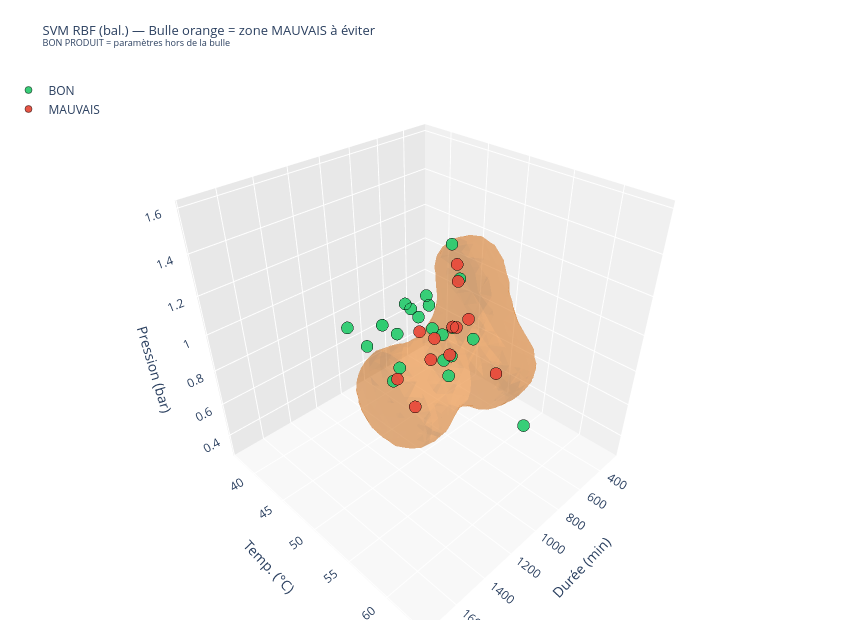
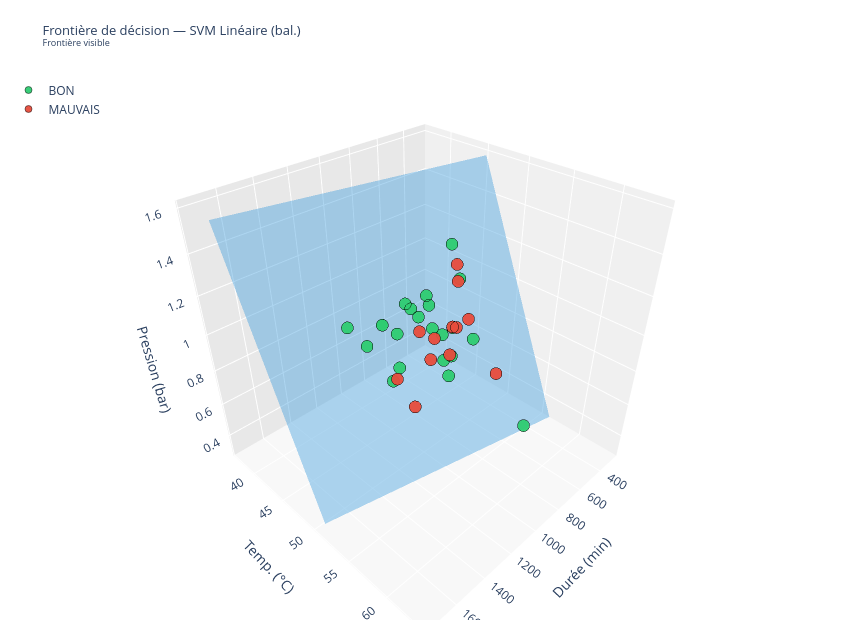
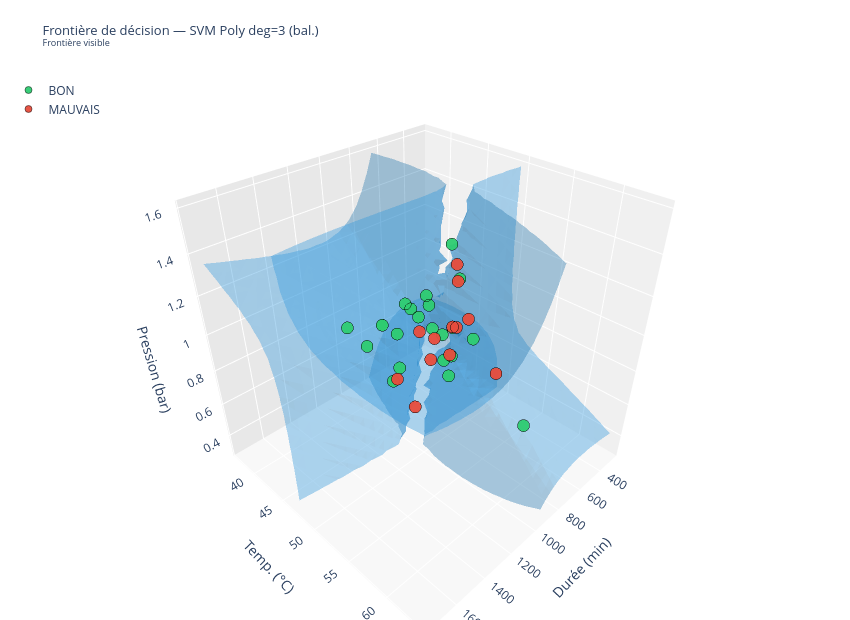
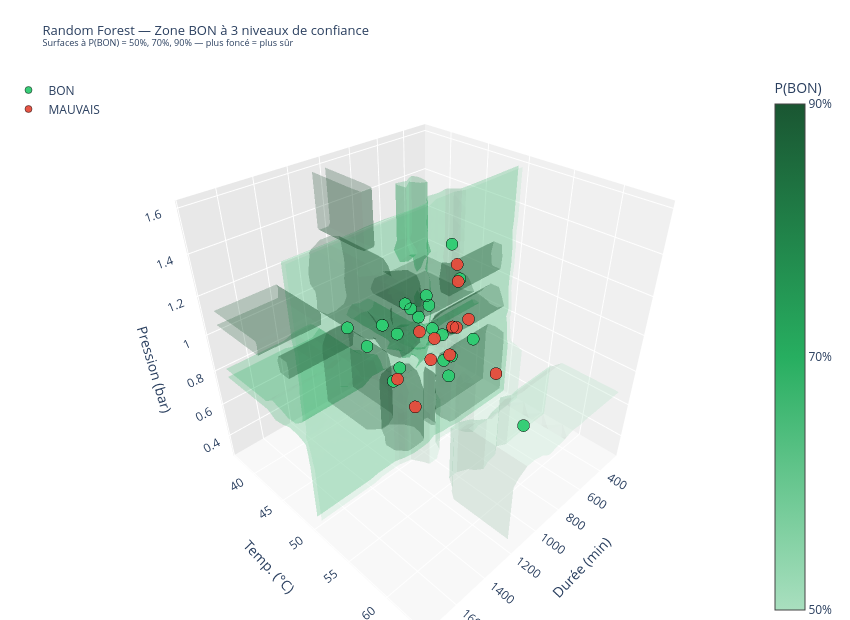

The notebook cell these images were saved under, in order:
### Markdown cell above
## 8c. Zones de décision 3D — SVM RBF, Linéaire, Poly + Random Forest

- **SVM RBF** : bulle orange = zone MAUVAIS à éviter — BON PRODUIT = tout l'extérieur de la bulle
- **SVM Linéaire / Poly** : surface bleue = frontière BON ↔ MAUVAIS
- **Random Forest** : 3 surfaces vertes imbriquées à P(BON) = 50%, 70%, 90% — plus foncé = plus sûr

### Code cell
import warnings
warnings.filterwarnings('ignore')

rf_final = RandomForestClassifier(n_estimators=500, random_state=42)
rf_final.fit(X, y)

viz_models = {
    'SVM RBF (bal.)':         SVC(kernel='rbf',    C=1,   gamma=1.0, class_weight='balanced', random_state=42),
    'SVM Linéaire (bal.)':    SVC(kernel='linear', C=100, class_weight='balanced', random_state=42),
    'SVM Poly deg=3 (bal.)':  SVC(kernel='poly',   degree=3, C=100, class_weight='balanced', random_state=42),
}
for model in viz_models.values():
    model.fit(X, y)

n_grid = 25
margin = 1.5
axes_scaled = [np.linspace(X[:, i].min() - margin, X[:, i].max() + margin, n_grid) for i in range(3)]
xx0, xx1, xx2 = np.meshgrid(*axes_scaled)
grid_scaled = np.c_[xx0.ravel(), xx1.ravel(), xx2.ravel()]
grid_orig   = scaler.inverse_transform(grid_scaled)

scatter_traces = []
for label_val, label_name, color in [(1, 'BON', '#2ecc71'), (0, 'MAUVAIS', '#e74c3c')]:
    mask = y == label_val
    scatter_traces.append(go.Scatter3d(
        x=X_raw[mask, 0], y=X_raw[mask, 1], z=X_raw[mask, 2],
        mode='markers', name=label_name,
        marker=dict(size=7, color=color, opacity=0.95, line=dict(color='black', width=0.5)),
        text=df.loc[mask, 'Lot'].astype(str),
        hovertemplate='<b>Lot %{text}</b><br>Durée: %{x:.0f} min<br>Temp: %{y:.2f} °C<br>Pression: %{z:.3f} bar<extra>%{fullData.name}</extra>',
    ))

scene_layout = dict(
    xaxis_title='Durée (min)', yaxis_title='Temp. (°C)', zaxis_title='Pression (bar)',
    xaxis=dict(backgroundcolor='#f0f0f0'),
    yaxis=dict(backgroundcolor='#e8e8e8'),
    zaxis=dict(backgroundcolor='#f8f8f8'),
)

# ── SVM RBF : bulle orange = zone MAUVAIS à éviter ───────────────────────────
Z_rbf = viz_models['SVM RBF (bal.)'].decision_function(grid_scaled).reshape(xx0.shape)
fig_rbf = go.Figure()
if Z_rbf.min() * Z_rbf.max() < 0:
    fig_rbf.add_trace(go.Isosurface(
        x=grid_orig[:, 0].flatten(), y=grid_orig[:, 1].flatten(), z=grid_orig[:, 2].flatten(),
        value=Z_rbf.flatten(),
        isomin=0, isomax=0, surface_count=1,
        colorscale=[[0, '#e67e22'], [1, '#e67e22']],
        showscale=False, opacity=0.35, name='Zone MAUVAIS',
        caps=dict(x_show=False, y_show=False, z_show=False),
    ))
for t in scatter_traces:
    fig_rbf.add_trace(t)
fig_rbf.update_layout(
    title=dict(text='SVM RBF (bal.) — Bulle orange = zone MAUVAIS à éviter<br><sup>BON PRODUIT = paramètres hors de la bulle</sup>', font=dict(size=13)),
    scene=scene_layout, legend=dict(x=0.01, y=0.99, bgcolor='rgba(255,255,255,0.8)'),
    width=850, height=620, margin=dict(l=0, r=0, t=70, b=0),
)
fig_rbf.show()

# ── SVM Linéaire et Poly : frontières bleues ──────────────────────────────────
for name in ['SVM Linéaire (bal.)', 'SVM Poly deg=3 (bal.)']:
    Z = viz_models[name].decision_function(grid_scaled).reshape(xx0.shape)
    fig_b = go.Figure()
    if Z.min() * Z.max() < 0:
        fig_b.add_trace(go.Isosurface(
            x=grid_orig[:, 0].flatten(), y=grid_orig[:, 1].flatten(), z=grid_orig[:, 2].flatten(),
            value=Z.flatten(),
            isomin=0, isomax=0, surface_count=1,
            colorscale=[[0, '#3498db'], [1, '#3498db']],
            showscale=False, opacity=0.4, name='Frontière',
            caps=dict(x_show=False, y_show=False, z_show=False),
        ))
        note = 'Frontière visible'
    else:
        side = 'BON partout' if Z.min() > 0 else 'MAUVAIS partout'
        note = f'Pas de frontière ({side})'
        print(f'⚠  {name} : {note}')
    for t in scatter_traces:
        fig_b.add_trace(t)
    fig_b.update_layout(
        title=dict(text=f'Frontière de décision — {name}<br><sup>{note}</sup>', font=dict(size=13)),
        scene=scene_layout, legend=dict(x=0.01, y=0.99, bgcolor='rgba(255,255,255,0.8)'),
        width=850, height=620, margin=dict(l=0, r=0, t=70, b=0),
    )
    fig_b.show()

# ── Random Forest : 3 seuils de confiance 50 / 70 / 90 % ─────────────────────
Z_rf_proba = rf_final.predict_proba(grid_scaled)[:, 1].reshape(xx0.shape)
fig_rf = go.Figure()
fig_rf.add_trace(go.Isosurface(
    x=grid_orig[:, 0].flatten(), y=grid_orig[:, 1].flatten(), z=grid_orig[:, 2].flatten(),
    value=Z_rf_proba.flatten(),
    isomin=0.5, isomax=0.9, surface_count=3,
    colorscale=[[0, '#a9dfbf'], [0.5, '#27ae60'], [1, '#1a5632']],
    showscale=True, opacity=0.25, name='Zone BON',
    caps=dict(x_show=False, y_show=False, z_show=False),
    colorbar=dict(title='P(BON)', tickvals=[0.5, 0.7, 0.9], ticktext=['50%', '70%', '90%'], x=0.9),
))
for t in scatter_traces:
    fig_rf.add_trace(t)
fig_rf.update_layout(
    title=dict(text='Random Forest — Zone BON à 3 niveaux de confiance<br><sup>Surfaces à P(BON) = 50%, 70%, 90% — plus foncé = plus sûr</sup>', font=dict(size=13)),
    scene=scene_layout, legend=dict(x=0.01, y=0.99, bgcolor='rgba(255,255,255,0.8)'),
    width=850, height=620, margin=dict(l=0, r=0, t=70, b=0),
)
fig_rf.show()

### Figure 1 — Plotly figure (JSON) as saved in the notebook; plotly's stock layout.template omitted (floating-point values rounded to 4 significant figures; data arrays with more than 128 entries replaced by an {"elided": "..."} marker saying what was removed)
{"data": [{"caps": {"x": {"show": false}, "y": {"show": false}, "z": {"show": false}}, "colorscale": [[0, "#e67e22"], [1, "#e67e22"]], "isomax": 0, "isomin": 0, "name": "Zone MAUVAIS", "opacity": 0.35, "showscale": false, "surface": {"count": 1}, "type": "isosurface", "value": {"elided": "15625 float values"}, "x": {"elided": "15625 float values"}, "y": {"elided": "15625 float values"}, "z": {"elided": "15625 float values"}}, {"hovertemplate": "<b>Lot %{text}</b><br>Durée: %{x:.0f} min<br>Temp: %{y:.2f} °C<br>Pression: %{z:.3f} bar<extra>%{fullData.name}</extra>", "marker": {"color": "#2ecc71", "line": {"color": "black", "width": 0.5}, "opacity": 0.95, "size": 7}, "mode": "markers", "name": "BON", "text": ["25020346", "25050370", "25050371", "25050372", "25060444", "25060445", "25060446", "25060447", "25110700", "25110701", "25110702", "25110704", "25140527", "25200590", "26020520", "26040643", "26130338", "26160263", "26160264", "25190285", "25020345", "25190285"], "type": "scatter3d", "x": [1019.0, 725.0, 668.0, 1114.0, 923.0, 775.0, 1472.0, 939.0, 755.0, 778.0, 560.0, 641.0, 751.0, 1054.0, 741.0, 715.0, 721.0, 1022.0, 873.0, 1025.0, 709.8, 1025.0], "y": [46.68, 47.68, 42.0, 47.82, 48.91, 43.2, 49.69, 49.54, 49.49, 48.82, 49.3, 47.67, 49.12, 42.77, 58.86, 48.52, 49.75, 46.98, 48.84, 44.67, 43.94, 44.67], "z": [0.922, 0.818, 0.824, 0.72, 1.14, 0.92, 1.211, 1.109, 0.747, 0.714, 0.76, 0.825, 0.613, 0.772, 0.575, 1.321, 1.171, 0.734, 0.942, 0.928, 0.833, 0.928]}, {"hovertemplate": "<b>Lot %{text}</b><br>Durée: %{x:.0f} min<br>Temp: %{y:.2f} °C<br>Pression: %{z:.3f} bar<extra>%{fullData.name}</extra>", "marker": {"color": "#e74c3c", "line": {"color": "black", "width": 0.5}, "opacity": 0.95, "size": 7}, "mode": "markers", "name": "MAUVAIS", "text": ["25110705", "25480433", "25500396", "26030732", "26040641", "26040642", "26160265", "25140526", "25050369", "26030731", "26020521", "26020519"], "type": "scatter3d", "x": [737.0, 885.0, 841.0, 893.0, 745.0, 669.0, 771.0, 912.0, 760.2, 1185.0, 679.8, 1200.0], "y": [49.6, 51.39, 51.43, 49.01, 49.91, 50.23, 49.8, 49.81, 45.01, 49.84, 54.25, 52.46], "z": [1.247, 0.86, 0.994, 0.776, 1.169, 0.943, 0.931, 0.925, 0.789, 0.821, 0.729, 0.743]}], "layout": {"height": 620, "legend": {"bgcolor": "rgba(255,255,255,0.8)", "x": 0.01, "y": 0.99}, "margin": {"b": 0, "l": 0, "r": 0, "t": 70}, "scene": {"xaxis": {"backgroundcolor": "#f0f0f0", "title": {"text": "Durée (min)"}}, "yaxis": {"backgroundcolor": "#e8e8e8", "title": {"text": "Temp. (°C)"}}, "zaxis": {"backgroundcolor": "#f8f8f8", "title": {"text": "Pression (bar)"}}}, "title": {"font": {"size": 13}, "text": "SVM RBF (bal.) — Bulle orange = zone MAUVAIS à éviter<br><sup>BON PRODUIT = paramètres hors de la bulle</sup>"}, "width": 850}}

### Figure 2 — Plotly figure (JSON) as saved in the notebook; plotly's stock layout.template omitted (floating-point values rounded to 4 significant figures; data arrays with more than 128 entries replaced by an {"elided": "..."} marker saying what was removed)
{"data": [{"caps": {"x": {"show": false}, "y": {"show": false}, "z": {"show": false}}, "colorscale": [[0, "#3498db"], [1, "#3498db"]], "isomax": 0, "isomin": 0, "name": "Frontière", "opacity": 0.4, "showscale": false, "surface": {"count": 1}, "type": "isosurface", "value": {"elided": "15625 float values"}, "x": {"elided": "15625 float values"}, "y": {"elided": "15625 float values"}, "z": {"elided": "15625 float values"}}, {"hovertemplate": "<b>Lot %{text}</b><br>Durée: %{x:.0f} min<br>Temp: %{y:.2f} °C<br>Pression: %{z:.3f} bar<extra>%{fullData.name}</extra>", "marker": {"color": "#2ecc71", "line": {"color": "black", "width": 0.5}, "opacity": 0.95, "size": 7}, "mode": "markers", "name": "BON", "text": ["25020346", "25050370", "25050371", "25050372", "25060444", "25060445", "25060446", "25060447", "25110700", "25110701", "25110702", "25110704", "25140527", "25200590", "26020520", "26040643", "26130338", "26160263", "26160264", "25190285", "25020345", "25190285"], "type": "scatter3d", "x": [1019.0, 725.0, 668.0, 1114.0, 923.0, 775.0, 1472.0, 939.0, 755.0, 778.0, 560.0, 641.0, 751.0, 1054.0, 741.0, 715.0, 721.0, 1022.0, 873.0, 1025.0, 709.8, 1025.0], "y": [46.68, 47.68, 42.0, 47.82, 48.91, 43.2, 49.69, 49.54, 49.49, 48.82, 49.3, 47.67, 49.12, 42.77, 58.86, 48.52, 49.75, 46.98, 48.84, 44.67, 43.94, 44.67], "z": [0.922, 0.818, 0.824, 0.72, 1.14, 0.92, 1.211, 1.109, 0.747, 0.714, 0.76, 0.825, 0.613, 0.772, 0.575, 1.321, 1.171, 0.734, 0.942, 0.928, 0.833, 0.928]}, {"hovertemplate": "<b>Lot %{text}</b><br>Durée: %{x:.0f} min<br>Temp: %{y:.2f} °C<br>Pression: %{z:.3f} bar<extra>%{fullData.name}</extra>", "marker": {"color": "#e74c3c", "line": {"color": "black", "width": 0.5}, "opacity": 0.95, "size": 7}, "mode": "markers", "name": "MAUVAIS", "text": ["25110705", "25480433", "25500396", "26030732", "26040641", "26040642", "26160265", "25140526", "25050369", "26030731", "26020521", "26020519"], "type": "scatter3d", "x": [737.0, 885.0, 841.0, 893.0, 745.0, 669.0, 771.0, 912.0, 760.2, 1185.0, 679.8, 1200.0], "y": [49.6, 51.39, 51.43, 49.01, 49.91, 50.23, 49.8, 49.81, 45.01, 49.84, 54.25, 52.46], "z": [1.247, 0.86, 0.994, 0.776, 1.169, 0.943, 0.931, 0.925, 0.789, 0.821, 0.729, 0.743]}], "layout": {"height": 620, "legend": {"bgcolor": "rgba(255,255,255,0.8)", "x": 0.01, "y": 0.99}, "margin": {"b": 0, "l": 0, "r": 0, "t": 70}, "scene": {"xaxis": {"backgroundcolor": "#f0f0f0", "title": {"text": "Durée (min)"}}, "yaxis": {"backgroundcolor": "#e8e8e8", "title": {"text": "Temp. (°C)"}}, "zaxis": {"backgroundcolor": "#f8f8f8", "title": {"text": "Pression (bar)"}}}, "title": {"font": {"size": 13}, "text": "Frontière de décision — SVM Linéaire (bal.)<br><sup>Frontière visible</sup>"}, "width": 850}}

### Figure 3 — Plotly figure (JSON) as saved in the notebook; plotly's stock layout.template omitted (floating-point values rounded to 4 significant figures; data arrays with more than 128 entries replaced by an {"elided": "..."} marker saying what was removed)
{"data": [{"caps": {"x": {"show": false}, "y": {"show": false}, "z": {"show": false}}, "colorscale": [[0, "#3498db"], [1, "#3498db"]], "isomax": 0, "isomin": 0, "name": "Frontière", "opacity": 0.4, "showscale": false, "surface": {"count": 1}, "type": "isosurface", "value": {"elided": "15625 float values"}, "x": {"elided": "15625 float values"}, "y": {"elided": "15625 float values"}, "z": {"elided": "15625 float values"}}, {"hovertemplate": "<b>Lot %{text}</b><br>Durée: %{x:.0f} min<br>Temp: %{y:.2f} °C<br>Pression: %{z:.3f} bar<extra>%{fullData.name}</extra>", "marker": {"color": "#2ecc71", "line": {"color": "black", "width": 0.5}, "opacity": 0.95, "size": 7}, "mode": "markers", "name": "BON", "text": ["25020346", "25050370", "25050371", "25050372", "25060444", "25060445", "25060446", "25060447", "25110700", "25110701", "25110702", "25110704", "25140527", "25200590", "26020520", "26040643", "26130338", "26160263", "26160264", "25190285", "25020345", "25190285"], "type": "scatter3d", "x": [1019.0, 725.0, 668.0, 1114.0, 923.0, 775.0, 1472.0, 939.0, 755.0, 778.0, 560.0, 641.0, 751.0, 1054.0, 741.0, 715.0, 721.0, 1022.0, 873.0, 1025.0, 709.8, 1025.0], "y": [46.68, 47.68, 42.0, 47.82, 48.91, 43.2, 49.69, 49.54, 49.49, 48.82, 49.3, 47.67, 49.12, 42.77, 58.86, 48.52, 49.75, 46.98, 48.84, 44.67, 43.94, 44.67], "z": [0.922, 0.818, 0.824, 0.72, 1.14, 0.92, 1.211, 1.109, 0.747, 0.714, 0.76, 0.825, 0.613, 0.772, 0.575, 1.321, 1.171, 0.734, 0.942, 0.928, 0.833, 0.928]}, {"hovertemplate": "<b>Lot %{text}</b><br>Durée: %{x:.0f} min<br>Temp: %{y:.2f} °C<br>Pression: %{z:.3f} bar<extra>%{fullData.name}</extra>", "marker": {"color": "#e74c3c", "line": {"color": "black", "width": 0.5}, "opacity": 0.95, "size": 7}, "mode": "markers", "name": "MAUVAIS", "text": ["25110705", "25480433", "25500396", "26030732", "26040641", "26040642", "26160265", "25140526", "25050369", "26030731", "26020521", "26020519"], "type": "scatter3d", "x": [737.0, 885.0, 841.0, 893.0, 745.0, 669.0, 771.0, 912.0, 760.2, 1185.0, 679.8, 1200.0], "y": [49.6, 51.39, 51.43, 49.01, 49.91, 50.23, 49.8, 49.81, 45.01, 49.84, 54.25, 52.46], "z": [1.247, 0.86, 0.994, 0.776, 1.169, 0.943, 0.931, 0.925, 0.789, 0.821, 0.729, 0.743]}], "layout": {"height": 620, "legend": {"bgcolor": "rgba(255,255,255,0.8)", "x": 0.01, "y": 0.99}, "margin": {"b": 0, "l": 0, "r": 0, "t": 70}, "scene": {"xaxis": {"backgroundcolor": "#f0f0f0", "title": {"text": "Durée (min)"}}, "yaxis": {"backgroundcolor": "#e8e8e8", "title": {"text": "Temp. (°C)"}}, "zaxis": {"backgroundcolor": "#f8f8f8", "title": {"text": "Pression (bar)"}}}, "title": {"font": {"size": 13}, "text": "Frontière de décision — SVM Poly deg=3 (bal.)<br><sup>Frontière visible</sup>"}, "width": 850}}

### Figure 4 — Plotly figure (JSON) as saved in the notebook; plotly's stock layout.template omitted (floating-point values rounded to 4 significant figures; data arrays with more than 128 entries replaced by an {"elided": "..."} marker saying what was removed)
{"data": [{"caps": {"x": {"show": false}, "y": {"show": false}, "z": {"show": false}}, "colorbar": {"ticktext": ["50%", "70%", "90%"], "tickvals": [0.5, 0.7, 0.9], "title": {"text": "P(BON)"}, "x": 0.9}, "colorscale": [[0, "#a9dfbf"], [0.5, "#27ae60"], [1, "#1a5632"]], "isomax": 0.9, "isomin": 0.5, "name": "Zone BON", "opacity": 0.25, "showscale": true, "surface": {"count": 3}, "type": "isosurface", "value": {"elided": "15625 float values"}, "x": {"elided": "15625 float values"}, "y": {"elided": "15625 float values"}, "z": {"elided": "15625 float values"}}, {"hovertemplate": "<b>Lot %{text}</b><br>Durée: %{x:.0f} min<br>Temp: %{y:.2f} °C<br>Pression: %{z:.3f} bar<extra>%{fullData.name}</extra>", "marker": {"color": "#2ecc71", "line": {"color": "black", "width": 0.5}, "opacity": 0.95, "size": 7}, "mode": "markers", "name": "BON", "text": ["25020346", "25050370", "25050371", "25050372", "25060444", "25060445", "25060446", "25060447", "25110700", "25110701", "25110702", "25110704", "25140527", "25200590", "26020520", "26040643", "26130338", "26160263", "26160264", "25190285", "25020345", "25190285"], "type": "scatter3d", "x": [1019.0, 725.0, 668.0, 1114.0, 923.0, 775.0, 1472.0, 939.0, 755.0, 778.0, 560.0, 641.0, 751.0, 1054.0, 741.0, 715.0, 721.0, 1022.0, 873.0, 1025.0, 709.8, 1025.0], "y": [46.68, 47.68, 42.0, 47.82, 48.91, 43.2, 49.69, 49.54, 49.49, 48.82, 49.3, 47.67, 49.12, 42.77, 58.86, 48.52, 49.75, 46.98, 48.84, 44.67, 43.94, 44.67], "z": [0.922, 0.818, 0.824, 0.72, 1.14, 0.92, 1.211, 1.109, 0.747, 0.714, 0.76, 0.825, 0.613, 0.772, 0.575, 1.321, 1.171, 0.734, 0.942, 0.928, 0.833, 0.928]}, {"hovertemplate": "<b>Lot %{text}</b><br>Durée: %{x:.0f} min<br>Temp: %{y:.2f} °C<br>Pression: %{z:.3f} bar<extra>%{fullData.name}</extra>", "marker": {"color": "#e74c3c", "line": {"color": "black", "width": 0.5}, "opacity": 0.95, "size": 7}, "mode": "markers", "name": "MAUVAIS", "text": ["25110705", "25480433", "25500396", "26030732", "26040641", "26040642", "26160265", "25140526", "25050369", "26030731", "26020521", "26020519"], "type": "scatter3d", "x": [737.0, 885.0, 841.0, 893.0, 745.0, 669.0, 771.0, 912.0, 760.2, 1185.0, 679.8, 1200.0], "y": [49.6, 51.39, 51.43, 49.01, 49.91, 50.23, 49.8, 49.81, 45.01, 49.84, 54.25, 52.46], "z": [1.247, 0.86, 0.994, 0.776, 1.169, 0.943, 0.931, 0.925, 0.789, 0.821, 0.729, 0.743]}], "layout": {"height": 620, "legend": {"bgcolor": "rgba(255,255,255,0.8)", "x": 0.01, "y": 0.99}, "margin": {"b": 0, "l": 0, "r": 0, "t": 70}, "scene": {"xaxis": {"backgroundcolor": "#f0f0f0", "title": {"text": "Durée (min)"}}, "yaxis": {"backgroundcolor": "#e8e8e8", "title": {"text": "Temp. (°C)"}}, "zaxis": {"backgroundcolor": "#f8f8f8", "title": {"text": "Pression (bar)"}}}, "title": {"font": {"size": 13}, "text": "Random Forest — Zone BON à 3 niveaux de confiance<br><sup>Surfaces à P(BON) = 50%, 70%, 90% — plus foncé = plus sûr</sup>"}, "width": 850}}
